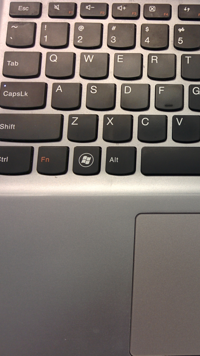
#> input picture HW1/laptop_left.png, 200 x 356 px, found by its file name
$ python Q1.py
#> lines starting #> are read from the running program, lines starting #| are printed output that depends on the picture
from PIL import Image

image1=Image.open("laptop_left.png")
#> image1 is the input picture: PIL image 200x356 RGB; mean R, G, B 117.6, 109.1, 104.2
image2=Image.open("laptop_right.png")
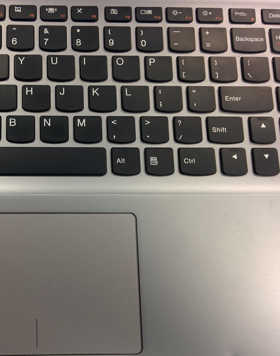
#> input picture HW1/laptop_right.png, 280 x 356 px, found by its file name
#> image2 is the input picture: PIL image 280x356 RGB; mean R, G, B 117.4, 112.3, 107.4

# 取得圖像的長寬
width1, height1 = image1.size
#> width1 = 200; height1 = 356

# 創造一個寬度為原圖2倍的新圖像(前提是2張圖必須同寬高)
new_image = Image.new('RGB', (width1 * 2, height1))
#> new_image: PIL image 400x356 RGB; every value is 0

# 將兩張圖像並排貼到新圖像上
new_image.paste(image1, (0, 0))
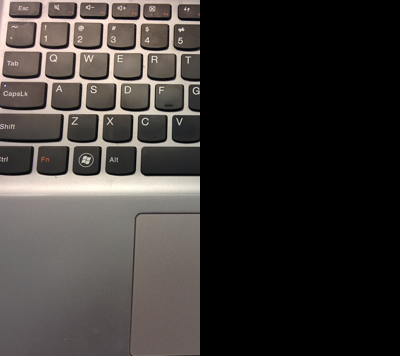
#> new_image: PIL image 400x356 RGB; mean R, G, B 58.8, 54.5, 52.1
new_image.paste(image2, (width1, 0))
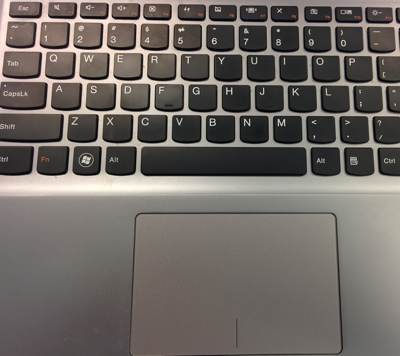
#> new_image: PIL image 400x356 RGB; mean R, G, B 110.1, 104.4, 99.9

# 顯示新圖像
new_image.show()

# 保存新圖像
new_image.save("combine.png")
